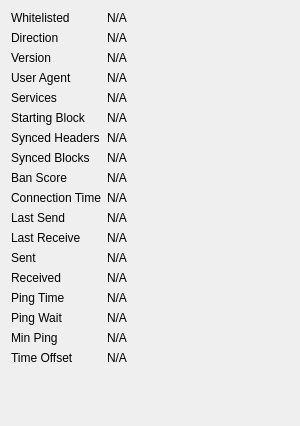
             <widget class="QWidget" name="detailWidget">
              <property name="geometry">
               <rect>
                <x>0</x>
                <y>0</y>
                <width>300</width>
                <height>426</height>
               </rect>
              </property>
              <property name="minimumSize">
               <size>
                <width>300</width>
                <height>0</height>
               </size>
              </property>
              <layout class="QGridLayout" name="gridLayout_2" columnstretch="0,1">
               <item row="0" column="0">
                <widget class="QLabel" name="label_30">
                 <property name="text">
                  <string>Whitelisted</string>
                 </property>
                </widget>
               </item>
               <item row="0" column="1">
                <widget class="QLabel" name="peerWhitelisted">
                 <property name="cursor">
                  <cursorShape>IBeamCursor</cursorShape>
                 </property>
                 <property name="text">
                  <string>N/A</string>
                 </property>
                 <property name="textFormat">
                  <enum>Qt::PlainText</enum>
                 </property>
                 <property name="textInteractionFlags">
                  <set>Qt::LinksAccessibleByMouse|Qt::TextSelectableByMouse</set>
                 </property>
                </widget>
               </item>
               <item row="1" column="0">
                <widget class="QLabel" name="label_23">
                 <property name="text">
                  <string>Direction</string>
                 </property>
                </widget>
               </item>
               <item row="1" column="1">
                <widget class="QLabel" name="peerDirection">
                 <property name="cursor">
                  <cursorShape>IBeamCursor</cursorShape>
                 </property>
                 <property name="text">
                  <string>N/A</string>
                 </property>
                 <property name="textFormat">
                  <enum>Qt::PlainText</enum>
                 </property>
                 <property name="textInteractionFlags">
                  <set>Qt::LinksAccessibleByMouse|Qt::TextSelectableByMouse</set>
                 </property>
                </widget>
               </item>
               <item row="2" column="0">
                <widget class="QLabel" name="label_21">
                 <property name="text">
                  <string>Version</string>
                 </property>
                </widget>
               </item>
               <item row="2" column="1">
                <widget class="QLabel" name="peerVersion">
                 <property name="cursor">
                  <cursorShape>IBeamCursor</cursorShape>
                 </property>
                 <property name="text">
                  <string>N/A</string>
                 </property>
                 <property name="textFormat">
                  <enum>Qt::PlainText</enum>
                 </property>
                 <property name="textInteractionFlags">
                  <set>Qt::LinksAccessibleByMouse|Qt::TextSelectableByMouse</set>
                 </property>
                </widget>
               </item>
               <item row="3" column="0">
                <widget class="QLabel" name="label_28">
                 <property name="text">
                  <string>User Agent</string>
                 </property>
                </widget>
               </item>
               <item row="3" column="1">
                <widget class="QLabel" name="peerSubversion">
                 <property name="cursor">
                  <cursorShape>IBeamCursor</cursorShape>
                 </property>
                 <property name="text">
                  <string>N/A</string>
                 </property>
                 <property name="textFormat">
                  <enum>Qt::PlainText</enum>
                 </property>
                 <property name="textInteractionFlags">
                  <set>Qt::LinksAccessibleByMouse|Qt::TextSelectableByMouse</set>
                 </property>
                </widget>
               </item>
               <item row="4" column="0">
                <widget class="QLabel" name="label_4">
                 <property name="text">
                  <string>Services</string>
                 </property>
                </widget>
               </item>
               <item row="4" column="1">
                <widget class="QLabel" name="peerServices">
                 <property name="cursor">
                  <cursorShape>IBeamCursor</cursorShape>
                 </property>
                 <property name="text">
                  <string>N/A</string>
                 </property>
                 <property name="textFormat">
                  <enum>Qt::PlainText</enum>
                 </property>
                 <property name="textInteractionFlags">
                  <set>Qt::LinksAccessibleByMouse|Qt::TextSelectableByMouse</set>
                 </property>
                </widget>
               </item>
               <item row="5" column="0">
                <widget class="QLabel" name="label_29">
                 <property name="text">
                  <string>Starting Block</string>
                 </property>
                </widget>
               </item>
               <item row="5" column="1">
                <widget class="QLabel" name="peerHeight">
                 <property name="cursor">
                  <cursorShape>IBeamCursor</cursorShape>
                 </property>
                 <property name="text">
                  <string>N/A</string>
                 </property>
                 <property name="textFormat">
                  <enum>Qt::PlainText</enum>
                 </property>
                 <property name="textInteractionFlags">
                  <set>Qt::LinksAccessibleByMouse|Qt::TextSelectableByMouse</set>
                 </property>
                </widget>
               </item>
               <item row="6" column="0">
                <widget class="QLabel" name="label_27">
                 <property name="text">
                  <string>Synced Headers</string>
                 </property>
                </widget>
               </item>
               <item row="6" column="1">
                <widget class="QLabel" name="peerSyncHeight">
                 <property name="cursor">
                  <cursorShape>IBeamCursor</cursorShape>
                 </property>
                 <property name="text">
                  <string>N/A</string>
                 </property>
                 <property name="textFormat">
                  <enum>Qt::PlainText</enum>
                 </property>
                 <property name="textInteractionFlags">
                  <set>Qt::LinksAccessibleByMouse|Qt::TextSelectableByMouse</set>
                 </property>
                </widget>
               </item>
               <item row="7" column="0">
                <widget class="QLabel" name="label_25">
                 <property name="text">
                  <string>Synced Blocks</string>
                 </property>
                </widget>
               </item>
               <item row="7" column="1">
                <widget class="QLabel" name="peerCommonHeight">
                 <property name="cursor">
                  <cursorShape>IBeamCursor</cursorShape>
                 </property>
                 <property name="text">
                  <string>N/A</string>
                 </property>
                 <property name="textFormat">
                  <enum>Qt::PlainText</enum>
                 </property>
                 <property name="textInteractionFlags">
                  <set>Qt::LinksAccessibleByMouse|Qt::TextSelectableByMouse</set>
                 </property>
                </widget>
               </item>
               <item row="8" column="0">
                <widget class="QLabel" name="label_24">
                 <property name="text">
                  <string>Ban Score</string>
                 </property>
                </widget>
               </item>
               <item row="8" column="1">
                <widget class="QLabel" name="peerBanScore">
                 <property name="cursor">
                  <cursorShape>IBeamCursor</cursorShape>
                 </property>
                 <property name="text">
                  <string>N/A</string>
                 </property>
                 <property name="textFormat">
                  <enum>Qt::PlainText</enum>
                 </property>
                 <property name="textInteractionFlags">
                  <set>Qt::LinksAccessibleByMouse|Qt::TextSelectableByMouse</set>
                 </property>
                </widget>
               </item>
               <item row="9" column="0">
                <widget class="QLabel" name="label_22">
                 <property name="text">
                  <string>Connection Time</string>
                 </property>
                </widget>
               </item>
               <item row="9" column="1">
                <widget class="QLabel" name="peerConnTime">
                 <property name="cursor">
                  <cursorShape>IBeamCursor</cursorShape>
                 </property>
                 <property name="text">
                  <string>N/A</string>
                 </property>
                 <property name="textFormat">
                  <enum>Qt::PlainText</enum>
                 </property>
                 <property name="textInteractionFlags">
                  <set>Qt::LinksAccessibleByMouse|Qt::TextSelectableByMouse</set>
                 </property>
                </widget>
               </item>
               <item row="10" column="0">
                <widget class="QLabel" name="label_15">
                 <property name="text">
                  <string>Last Send</string>
                 </property>
                </widget>
               </item>
               <item row="10" column="1">
                <widget class="QLabel" name="peerLastSend">
                 <property name="cursor">
                  <cursorShape>IBeamCursor</cursorShape>
                 </property>
                 <property name="text">
                  <string>N/A</string>
                 </property>
                 <property name="textFormat">
                  <enum>Qt::PlainText</enum>
                 </property>
                 <property name="textInteractionFlags">
                  <set>Qt::LinksAccessibleByMouse|Qt::TextSelectableByMouse</set>
                 </property>
                </widget>
               </item>
               <item row="11" column="0">
                <widget class="QLabel" name="label_19">
                 <property name="text">
                  <string>Last Receive</string>
                 </property>
                </widget>
               </item>
               <item row="11" column="1">
                <widget class="QLabel" name="peerLastRecv">
                 <property name="cursor">
                  <cursorShape>IBeamCursor</cursorShape>
                 </property>
                 <property name="text">
                  <string>N/A</string>
                 </property>
                 <property name="textFormat">
                  <enum>Qt::PlainText</enum>
                 </property>
                 <property name="textInteractionFlags">
                  <set>Qt::LinksAccessibleByMouse|Qt::TextSelectableByMouse</set>
                 </property>
                </widget>
               </item>
               <item row="12" column="0">
                <widget class="QLabel" name="label_18">
                 <property name="text">
                  <string>Sent</string>
                 </property>
                </widget>
               </item>
               <item row="12" column="1">
                <widget class="QLabel" name="peerBytesSent">
                 <property name="cursor">
                  <cursorShape>IBeamCursor</cursorShape>
                 </property>
                 <property name="text">
                  <string>N/A</string>
                 </property>
                 <property name="textFormat">
                  <enum>Qt::PlainText</enum>
                 </property>
                 <property name="textInteractionFlags">
                  <set>Qt::LinksAccessibleByMouse|Qt::TextSelectableByMouse</set>
                 </property>
                </widget>
               </item>
               <item row="13" column="0">
                <widget class="QLabel" name="label_20">
                 <property name="text">
                  <string>Received</string>
                 </property>
                </widget>
               </item>
               <item row="13" column="1">
                <widget class="QLabel" name="peerBytesRecv">
                 <property name="cursor">
                  <cursorShape>IBeamCursor</cursorShape>
                 </property>
                 <property name="text">
                  <string>N/A</string>
                 </property>
                 <property name="textFormat">
                  <enum>Qt::PlainText</enum>
                 </property>
                 <property name="textInteractionFlags">
                  <set>Qt::LinksAccessibleByMouse|Qt::TextSelectableByMouse</set>
                 </property>
                </widget>
               </item>
               <item row="14" column="0">
                <widget class="QLabel" name="label_26">
                 <property name="text">
                  <string>Ping Time</string>
                 </property>
                </widget>
               </item>
               <item row="14" column="1">
                <widget class="QLabel" name="peerPingTime">
                 <property name="cursor">
                  <cursorShape>IBeamCursor</cursorShape>
                 </property>
                 <property name="text">
                  <string>N/A</string>
                 </property>
                 <property name="textFormat">
                  <enum>Qt::PlainText</enum>
                 </property>
                 <property name="textInteractionFlags">
                  <set>Qt::LinksAccessibleByMouse|Qt::TextSelectableByMouse</set>
                 </property>
                </widget>
               </item>
               <item row="15" column="0">
                <widget class="QLabel" name="peerPingWaitLabel">
                 <property name="toolTip">
                  <string>The duration of a currently outstanding ping.</string>
                 </property>
                 <property name="text">
                  <string>Ping Wait</string>
                 </property>
                </widget>
               </item>
               <item row="15" column="1">
                <widget class="QLabel" name="peerPingWait">
                 <property name="cursor">
                  <cursorShape>IBeamCursor</cursorShape>
                 </property>
                 <property name="text">
                  <string>N/A</string>
                 </property>
                 <property name="textFormat">
                  <enum>Qt::PlainText</enum>
                 </property>
                 <property name="textInteractionFlags">
                  <set>Qt::LinksAccessibleByMouse|Qt::TextSelectableByMouse</set>
                 </property>
                </widget>
               </item>
               <item row="16" column="0">
                <widget class="QLabel" name="peerMinPingLabel">
                 <property name="text">
                  <string>Min Ping</string>
                 </property>
                </widget>
               </item>
               <item row="16" column="1">
                <widget class="QLabel" name="peerMinPing">
                 <property name="cursor">
                  <cursorShape>IBeamCursor</cursorShape>
                 </property>
                 <property name="text">
                  <string>N/A</string>
                 </property>
                 <property name="textFormat">
                  <enum>Qt::PlainText</enum>
                 </property>
                 <property name="textInteractionFlags">
                  <set>Qt::LinksAccessibleByMouse|Qt::TextSelectableByMouse</set>
                 </property>
                </widget>
               </item>
               <item row="17" column="0">
                <widget class="QLabel" name="label_timeoffset">
                 <property name="text">
                  <string>Time Offset</string>
                 </property>
                </widget>
               </item>
               <item row="17" column="1">
                <widget class="QLabel" name="timeoffset">
                 <property name="cursor">
                  <cursorShape>IBeamCursor</cursorShape>
                 </property>
                 <property name="text">
                  <string>N/A</string>
                 </property>
                 <property name="textFormat">
                  <enum>Qt::PlainText</enum>
                 </property>
                 <property name="textInteractionFlags">
                  <set>Qt::LinksAccessibleByMouse|Qt::TextSelectableByMouse</set>
                 </property>
                </widget>
               </item>
               <item row="18" column="0">
                <spacer name="verticalSpacer_3">
                 <property name="orientation">
                  <enum>Qt::Vertical</enum>
                 </property>
                 <property name="sizeHint" stdset="0">
                  <size>
                   <width>20</width>
                   <height>40</height>
                  </size>
                 </property>
                </spacer>
               </item>
              </layout>
             </widget>
